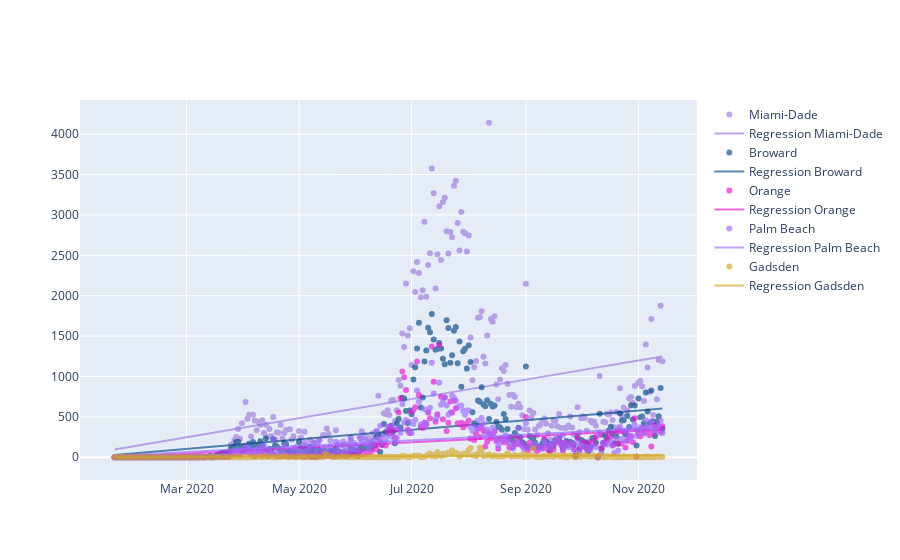

Notebook cell for this chart:
### Code cell
fig = go.Figure()
days = florida_cases_with_counties_.index.values.reshape(-1, 1)
def draw(df, name):
    X = days

    model = LinearRegression()
    model.fit(X, df.values.reshape(-1, 1))

    x_range = np.linspace(X.min(), X.max(), df.size)
    y_range = model.predict(x_range.reshape(-1, 1))
    color1 = list(np.random.choice(range(256), size=3))
    Y_Range = pd.Series(y_range[:,0], index=df.index)
    fig.add_trace(
        go.Scatter(
            x=df.index,
            y=df[df.columns[0]],
            opacity=0.65,
            name=name,
            mode="markers",
            line=dict(width=2, color=f'rgb({color1[0]},{color1[1]},{color1[2]} )'),
        ))
    fig.add_trace(
        go.Scatter(
            x=df.index,
            y=Y_Range,
            opacity=0.65,
            name='Regression ' + name,
            line=dict(width=2, color=f'rgb({color1[0]},{color1[1]},{color1[2]} )'),
        ))
# # Set custom x-axis labels
# fig.update_xaxes(
#     tickvals=df.index[0::40],
#     ticktext=df['Date'][0::40],
# )


draw(Miami, 'Miami-Dade')
draw(Broward, 'Broward')
draw(Orange, 'Orange')
draw(Palm, 'Palm Beach')
draw(Gadsden, 'Gadsden')


fig.show()
fig.write_image("images/fig3.png")

### Figure 1 — Plotly figure (JSON) as saved in the notebook; plotly's stock layout.template omitted (floating-point values rounded to 4 significant figures; data arrays with more than 128 entries replaced by an {"elided": "..."} marker saying what was removed)
{"data": [{"line": {"color": "rgb(156,119,221 )", "width": 2}, "mode": "markers", "name": "Miami-Dade", "opacity": 0.65, "type": "scatter", "x": {"elided": "298 str values"}, "y": {"elided": "298 int values"}}, {"line": {"color": "rgb(156,119,221 )", "width": 2}, "name": "Regression Miami-Dade", "opacity": 0.65, "type": "scatter", "x": {"elided": "298 str values"}, "y": {"elided": "298 float values"}}, {"line": {"color": "rgb(3,69,134 )", "width": 2}, "mode": "markers", "name": "Broward", "opacity": 0.65, "type": "scatter", "x": {"elided": "298 str values"}, "y": {"elided": "298 int values"}}, {"line": {"color": "rgb(3,69,134 )", "width": 2}, "name": "Regression Broward", "opacity": 0.65, "type": "scatter", "x": {"elided": "298 str values"}, "y": {"elided": "298 float values"}}, {"line": {"color": "rgb(232,19,210 )", "width": 2}, "mode": "markers", "name": "Orange", "opacity": 0.65, "type": "scatter", "x": {"elided": "298 str values"}, "y": {"elided": "298 int values"}}, {"line": {"color": "rgb(232,19,210 )", "width": 2}, "name": "Regression Orange", "opacity": 0.65, "type": "scatter", "x": {"elided": "298 str values"}, "y": {"elided": "298 float values"}}, {"line": {"color": "rgb(157,104,254 )", "width": 2}, "mode": "markers", "name": "Palm Beach", "opacity": 0.65, "type": "scatter", "x": {"elided": "298 str values"}, "y": {"elided": "298 int values"}}, {"line": {"color": "rgb(157,104,254 )", "width": 2}, "name": "Regression Palm Beach", "opacity": 0.65, "type": "scatter", "x": {"elided": "298 str values"}, "y": {"elided": "298 float values"}}, {"line": {"color": "rgb(210,166,33 )", "width": 2}, "mode": "markers", "name": "Gadsden", "opacity": 0.65, "type": "scatter", "x": {"elided": "298 str values"}, "y": {"elided": "298 int values"}}, {"line": {"color": "rgb(210,166,33 )", "width": 2}, "name": "Regression Gadsden", "opacity": 0.65, "type": "scatter", "x": {"elided": "298 str values"}, "y": {"elided": "298 float values"}}], "layout": {}}
